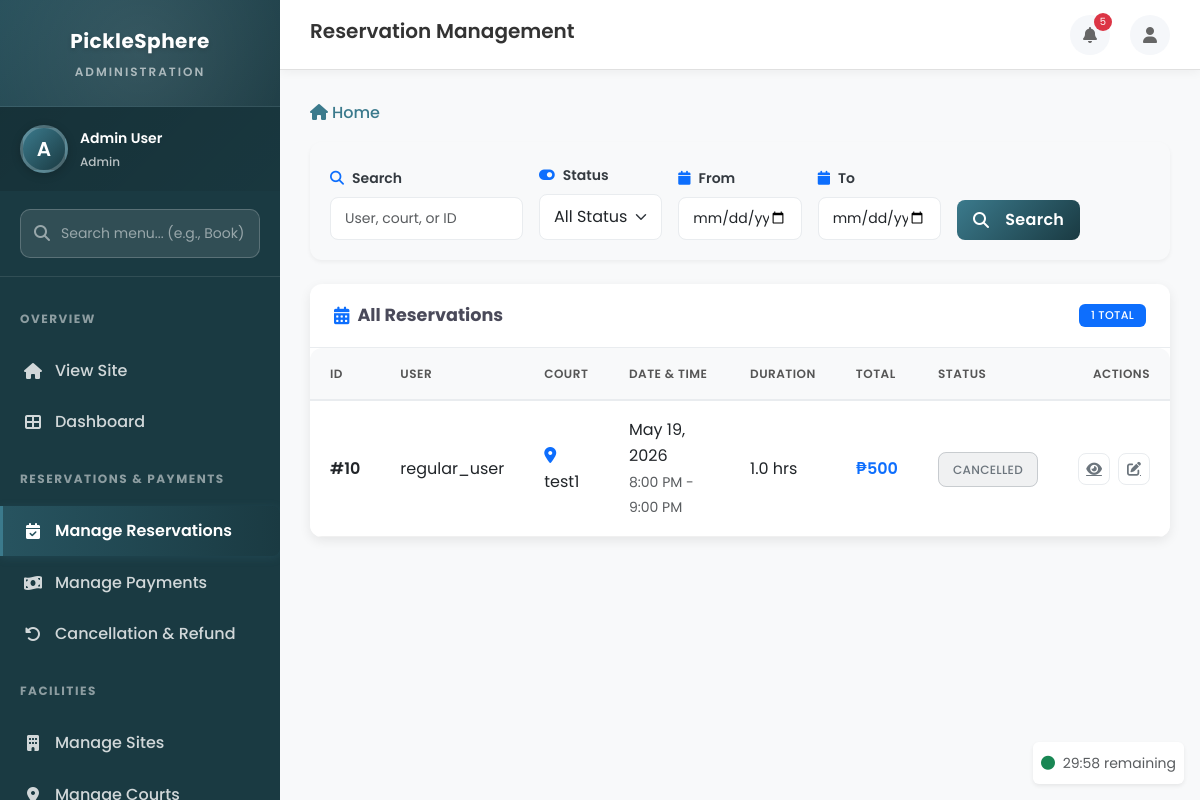
The app's page /reservations/manage/ (signed in), older data.
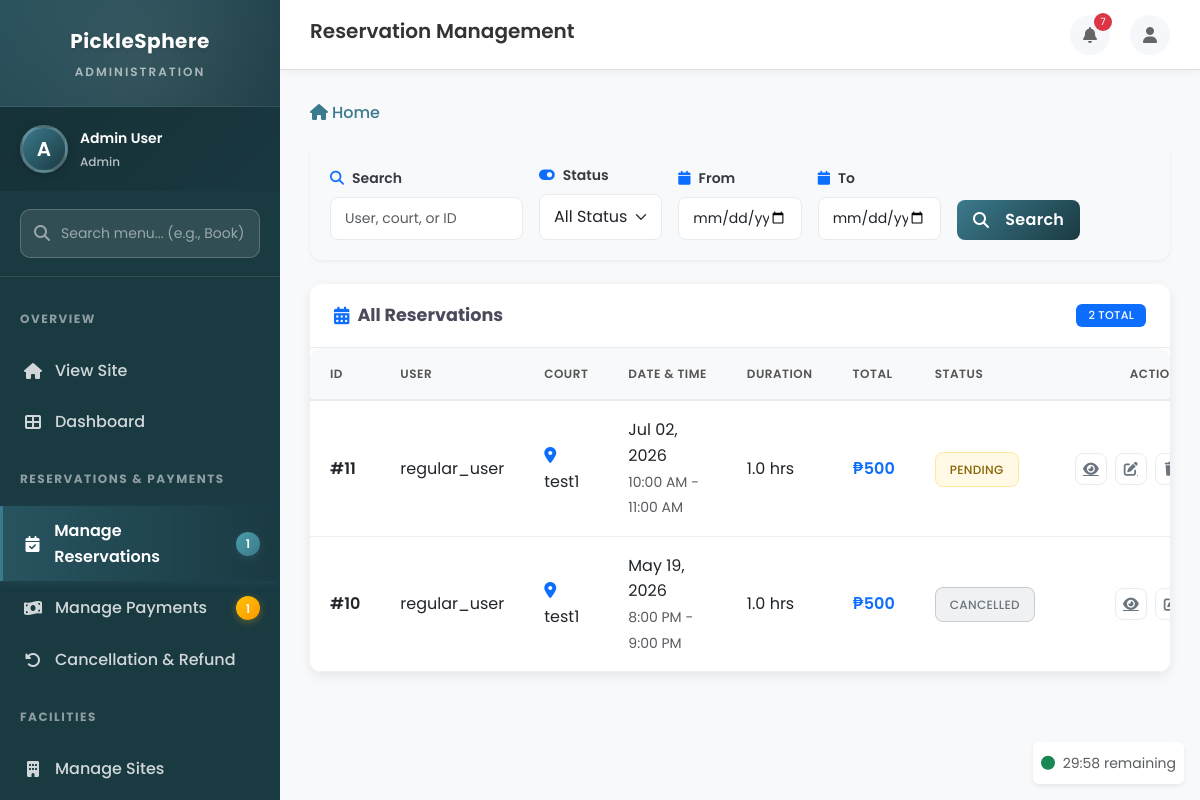
The same page, newer data.
### accounts/models.py (models this page shows, shortened)
class User(AbstractUser):
    ROLE_CHOICES = (
        ('admin', 'Admin'),
        ('staff', 'Staff'),
        ('user', 'User'),
    )
    GENDER_CHOICES = (
        ('M', 'Male'),
        ('F', 'Female'),
        ('O', 'Other'),
        ('P', 'Prefer not to say'),
    )
    role = models.CharField(max_length=10, choices=ROLE_CHOICES, default='user')
    gender = models.CharField(max_length=1, choices=GENDER_CHOICES, blank=True, null=True)
    phone_number = models.CharField(max_length=20, blank=True, null=True)
    profile_picture = models.ImageField(upload_to='profiles/', blank=True, null=True)
    address = models.TextField(blank=True, null=True)
    created_at = models.DateTimeField(auto_now_add=True)
    updated_at = models.DateTimeField(auto_now=True)
    class Meta:
        db_table = 'users'
    def is_admin(self):
        return self.role == 'admin'

### reservations/models.py (models this page shows, shortened)
class Reservation(models.Model):
    STATUS_CHOICES = (
        ('pending', 'Pending'),
        ('confirmed', 'Confirmed'),
        ('completed', 'Completed'),
        ('cancelled', 'Cancelled'),
        ('rejected', 'Rejected'),
    )
    user = models.ForeignKey(User, on_delete=models.CASCADE, related_name='reservations')
    court = models.ForeignKey(Court, on_delete=models.CASCADE, related_name='reservations')
    date = models.DateField()
    start_time = models.TimeField()
    end_time = models.TimeField()
    duration_hours = models.DecimalField(max_digits=4, decimal_places=1, validators=[MinValueValidator(0.5)])
    hourly_rate = models.DecimalField(max_digits=8, decimal_places=2)
    subtotal = models.DecimalField(max_digits=10, decimal_places=2)
    equipment_fee = models.DecimalField(max_digits=10, decimal_places=2, default=0)
    total_amount = models.DecimalField(max_digits=10, decimal_places=2)
    status = models.CharField(max_length=20, choices=STATUS_CHOICES, default='pending')
    notes = models.TextField(blank=True, null=True)
    match_name = models.CharField(max_length=100, blank=True, null=True)
    match_format = models.CharField(max_length=20, default='singles')
    game_type = models.CharField(max_length=20, default='friendly')
    scoring_format = models.CharField(max_length=20, default='11')
    points_per_game = models.IntegerField(default=11)
    games_to_win = models.IntegerField(default=2)
    win_by_two = models.BooleanField(default=True)
    approved_by = models.ForeignKey(User, on_delete=models.SET_NULL, null=True, blank=True, related_name='approved_reservations')
    approved_at = models.DateTimeField(null=True, blank=True)
    is_rated = models.BooleanField(default=False, help_text='Whether this reservation has been rated by the user')
    created_at = models.DateTimeField(auto_now_add=True)
    updated_at = models.DateTimeField(auto_now=True)
    class Meta:
        db_table = 'reservations'
        ordering = ['-created_at']

### courts/models.py (models this page shows, shortened)
class Court(models.Model):
    STATUS_CHOICES = (
        ('available', 'Available'),
        ('maintenance', 'Under Maintenance'),
        ('reserved', 'Reserved'),
    )
    COURT_TYPE_CHOICES = (
        ('indoor', 'Indoor'),
        ('outdoor', 'Outdoor'),
    )
    name = models.CharField(max_length=100)
    site = models.ForeignKey(Site, on_delete=models.CASCADE, related_name='courts')
    court_type = models.CharField(max_length=20, choices=COURT_TYPE_CHOICES, default='indoor')
    status = models.CharField(max_length=20, choices=STATUS_CHOICES, default='available')
    hourly_rate = models.DecimalField(max_digits=8, decimal_places=2, default=500.00)
    description = models.TextField(blank=True, null=True)
    amenities = models.JSONField(default=list, blank=True)
    image = models.ImageField(upload_to='courts/', blank=True, null=True)
    is_active = models.BooleanField(default=True)
    created_at = models.DateTimeField(auto_now_add=True)
    updated_at = models.DateTimeField(auto_now=True)
    class Meta:
        db_table = 'courts'
        ordering = ['site', 'name']

### reservations/views.py (the view, shortened to what this page needs)
# urls.py: path('manage/', views.admin_reservation_list_view, name='admin_reservation_list'),
@login_required
@admin_required
def admin_reservation_list_view(request):
    reservations = Reservation.objects.select_related('user', 'court').all().order_by('-created_at')
    search_query = request.GET.get('search', '').strip()
    status_filter = request.GET.get('status', '')
    if status_filter:
        reservations = reservations.filter(status=status_filter)
    date_from = request.GET.get('date_from', '')
    date_to = request.GET.get('date_to', '')
    if date_from:
        reservations = reservations.filter(date__gte=date_from)
    if date_to:
        reservations = reservations.filter(date__lte=date_to)
    return render(request, 'admin/reservations/reservation_list.html', {
        'reservations': reservations,
        'search_query': search_query,
        'status_filter': status_filter,
        'date_from': date_from,
        'date_to': date_to,
    })

### templates/admin/reservations/reservation_list.html (shortened to what this page needs)
{% extends 'base/dashboard_base.html' %}
{% load static %}
{% block page_title %}Reservation Management{% endblock %}
{% block content %}
<div class="filter-card">
    <div class="card-body">
        <form method="get" class="row g-3 align-items-end">
            <div class="col-md-3">
                <label class="admin-form-label">
                    <i class="fas fa-search me-2 text-primary"></i>Search
                </label>
                <input type="text" name="search" class="form-control admin-form-control" value="{{ search_query }}" placeholder="User, court, or ID">
            </div>
            <div class="col-md-2">
                <label class="admin-form-label">
                    <i class="fas fa-toggle-on me-2 text-primary"></i>Status
                </label>
                <select name="status" class="form-select admin-form-control">
                    <option value="">All Status</option>
                </select>
            </div>
            <div class="col-md-2">
                <label class="admin-form-label">
                    <i class="fas fa-calendar me-2 text-primary"></i>From
                </label>
                <input type="date" name="date_from" class="form-control admin-form-control" value="{{ date_from }}">
            </div>
            <div class="col-md-2">
                <label class="admin-form-label">
                    <i class="fas fa-calendar me-2 text-primary"></i>To
                </label>
                <input type="date" name="date_to" class="form-control admin-form-control" value="{{ date_to }}">
            </div>
            <div class="col-md-2">
                <button type="submit" class="btn btn-primary w-100">
                    <i class="fas fa-search me-2"></i>Search
                </button>
            </div>
                    </form>
    </div>
</div>
<div class="admin-card">
    <div class="admin-card-header">
        <h5 class="admin-card-title">
            <i class="fas fa-calendar-alt text-primary"></i>
            All Reservations
        </h5>
        <span class="badge bg-primary">{{ reservations|length }} total</span>
    </div>
    <div class="card-body p-0">
        {% if reservations %}
        <div class="admin-table-container">
            <table class="table admin-table mb-0">
                <thead>
                    <tr>
                        <th>ID</th>
                        <th>User</th>
                        <th>Court</th>
                        <th>Date & Time</th>
                        <th>Duration</th>
                        <th>Total</th>
                        <th>Status</th>
                        <th class="text-end">Actions</th>
                    </tr>
                </thead>
                <tbody>
                    {% for res in reservations %}
                    <tr>
                        <td class="fw-semibold">#{{ res.id }}</td>
                        <td>{{ res.user.username }}</td>
                        <td>
                            <i class="fas fa-map-marker-alt text-primary me-1"></i>
                            {{ res.court.name }}
                        </td>
                        <td>
                            <div>{{ res.date|date:"M d, Y" }}</div>
                            <small class="text-muted">{{ res.start_time|time:"g:i A" }} - {{ res.end_time|time:"g:i A" }}</small>
                        </td>
                        <td>{{ res.duration_hours }} hrs</td>
                        <td>
                            <span class="fw-semibold text-primary">₱{{ res.total_amount|floatformat:0 }}</span>
                        </td>
                        <td>
                            <span class="status-badge {{ res.status }}">{{ res.get_status_display }}</span>
                        </td>
                        <td>
                            <div class="action-buttons justify-content-end">
                                <a href="{% url 'reservation_detail' res.id %}" class="action-btn view" title="View">
                                    <i class="fas fa-eye"></i>
                                </a>
                                <a href="{% url 'admin_reservation_edit' res.id %}" class="action-btn edit" title="Edit">
                                    <i class="fas fa-edit"></i>
                                </a>
                                {% if res.status != 'cancelled' %}
                                <form method="post" action="{% url 'admin_reservation_delete' res.id %}" class="d-inline" data-confirm-message="Cancel this reservation?">
                                    <button type="submit" class="action-btn delete" title="Cancel" onclick="event.preventDefault(); customConfirm(this.closest('form').dataset.confirmMessage, () => { this.closest('form').submit(); })">
                                        <i class="fas fa-trash"></i>
                                    </button>
                                </form>
                                {% endif %}
                            </div>
                        </td>
                    </tr>
                    {% endfor %}
                </tbody>
            </table>
        </div>
        {% endif %}
    </div>
</div>
{% endblock %}

### templates/base/dashboard_base.html (shortened to what this page needs)
{% extends 'base/base.html' %}
{% load static %}
{% block extra_css %}
<link rel="stylesheet" href="{% static 'css/admin.css' %}">
{% endblock %}
{% block body %}
<div class="dashboard-wrapper">
    <aside class="sidebar">
        <div class="sidebar-header">
            <div class="sidebar-title">PickleSphere</div>
            <div class="sidebar-subtitle">{% if user.is_admin %}Administration{% elif user.is_staff_user %}Staff Portal{% else %}User Portal{% endif %}</div>
        </div>
        <div class="sidebar-user">
            {% if user.profile_picture %}
                <img src="{{ user.profile_picture.url }}" alt="{{ user.username }}" class="sidebar-user-avatar">
            {% else %}
                <div class="sidebar-user-avatar" style="background: linear-gradient(135deg, #3B7A8C 0%, #1a3a42 100%); display: flex; align-items: center; justify-content: center; color: white; font-weight: 600; font-size: 1.25rem;">
                    {{ user.username|first|upper }}
                </div>
            {% endif %}
            <div class="sidebar-user-info">
                <div class="sidebar-user-name">{{ user.get_full_name|default:user.username }}</div>
                <div class="sidebar-user-role">{{ user.get_role_display }}</div>
            </div>
        </div>
        <div class="sidebar-search">
            <div class="sidebar-search-wrapper">
                <i class="fas fa-search"></i>
                <input type="text" id="menuSearch" placeholder="Search menu... (e.g., Book)" onkeyup="filterMenu()">
            </div>
        </div>
        <nav class="sidebar-nav" id="sidebarNav">
            {% if user.is_admin %}
            <div class="nav-section">
                <div class="nav-section-title">Overview</div>
                <a href="{% url 'home' %}" class="nav-link">
                    <i class="fas fa-home"></i>
                    <span>View Site</span>
                </a>
                <a href="{% url 'admin_dashboard' %}" class="nav-link {% if request.resolver_match.url_name == 'admin_dashboard' %}active{% endif %}">
                    <i class="fas fa-th-large"></i>
                    <span>Dashboard</span>
                </a>
            </div>
            <div class="nav-section">
                <div class="nav-section-title">Reservations & Payments</div>
                <a href="{% url 'admin_reservation_list' %}" class="nav-link {% if 'reservation' in request.resolver_match.url_name %}active{% endif %}">
                    <i class="fas fa-calendar-check"></i>
                    <span>Manage Reservations</span>
                    {% if badge_pending_reservations > 0 %}
                        <span class="menu-badge">{{ badge_pending_reservations }}</span>
                    {% endif %}
                </a>
                <a href="{% url 'admin_payments' %}" class="nav-link {% if 'payment' in request.resolver_match.url_name %}active{% endif %}">
                    <i class="fas fa-money-bill-wave"></i>
                    <span>Manage Payments</span>
                    {% if badge_pending_payments > 0 %}
                        <span class="menu-badge warning">{{ badge_pending_payments }}</span>
                    {% endif %}
                </a>
                <a href="{% url 'admin_cancellation_refunds' %}" class="nav-link {% if request.resolver_match.url_name == 'admin_cancellation_refunds' %}active{% endif %}">
                    <i class="fas fa-undo-alt"></i>
                    <span>Cancellation & Refund</span>
                </a>
            </div>
            <div class="nav-section">
                <div class="nav-section-title">Facilities</div>
                <a href="{% url 'admin_site_list' %}" class="nav-link {% if 'site' in request.resolver_match.url_name %}active{% endif %}">
                    <i class="fas fa-building"></i>
                    <span>Manage Sites</span>
                </a>
                <a href="{% url 'admin_court_list' %}" class="nav-link {% if 'court' in request.resolver_match.url_name %}active{% endif %}">
                    <i class="fas fa-map-marker-alt"></i>
                    <span>Manage Courts</span>
                </a>
            </div>
            {% endif %}
        </nav>
    </aside>
    <main class="main-content">
        <header class="header">
            <div class="header-left">
                <h1 class="page-title">{% block page_title %}Dashboard{% endblock %}</h1>
            </div>
            <div class="header-right">
                <div class="dropdown">
                    <button class="header-icon-btn dropdown-toggle position-relative dropdown-toggle-hide-arrow" data-bs-toggle="dropdown">
                        <i class="fas fa-bell"></i>
                        {% if unread_notification_count > 0 %}
                            <span class="notification-badge">{{ unread_notification_count }}</span>
                        {% endif %}
                    </button>
                </div>
                <div class="dropdown">
                    <button class="header-icon-btn dropdown-toggle dropdown-toggle-hide-arrow" data-bs-toggle="dropdown">
                        <i class="fas fa-user"></i>
                    </button>
                </div>
            </div>
        </header>
        <div class="page-content">
            {% block breadcrumb %}
            <nav aria-label="breadcrumb" class="mb-3">
                <ol class="breadcrumb">
                    {% if user.is_admin %}
                        <li class="breadcrumb-item"><a href="{% url 'admin_dashboard' %}"><i class="fas fa-home me-1"></i>Home</a></li>
                    {% elif user.is_staff_user %}
                        <li class="breadcrumb-item"><a href="{% url 'staff_dashboard' %}"><i class="fas fa-home me-1"></i>Home</a></li>
                    {% else %}
                        <li class="breadcrumb-item"><a href="{% url 'user_dashboard' %}"><i class="fas fa-home me-1"></i>Home</a></li>
                    {% endif %}
                </ol>
            </nav>
            {% endblock %}
            {% block content %}{% endblock %}
        </div>
    </main>
</div>
{% endblock %}

Row changes from the older to the newer data that the page shows:
added Reservation: id "11", user.username "regular_user", court.name "test1", date "Jul 02, 2026", start_time "10:00 AM", end_time "11:00 AM", duration_hours "1.0", total_amount "500", status "PENDING"
Text that changed along with them:
{{ badge_pending_reservations }}: (not shown) → "1"
{{ badge_pending_payments }}: (not shown) → "1"
{{ unread_notification_count }}: "5" → "7"
{{ reservations|length }}: "1" → "2"
